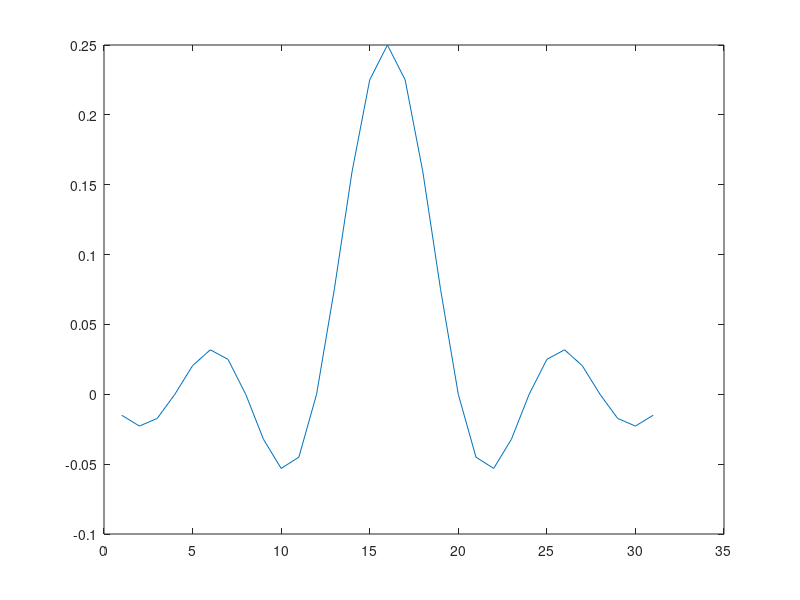
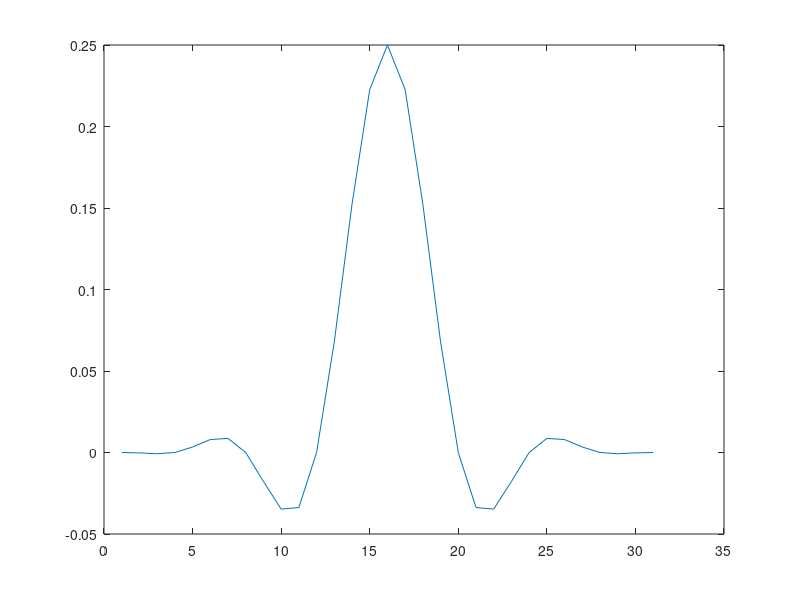
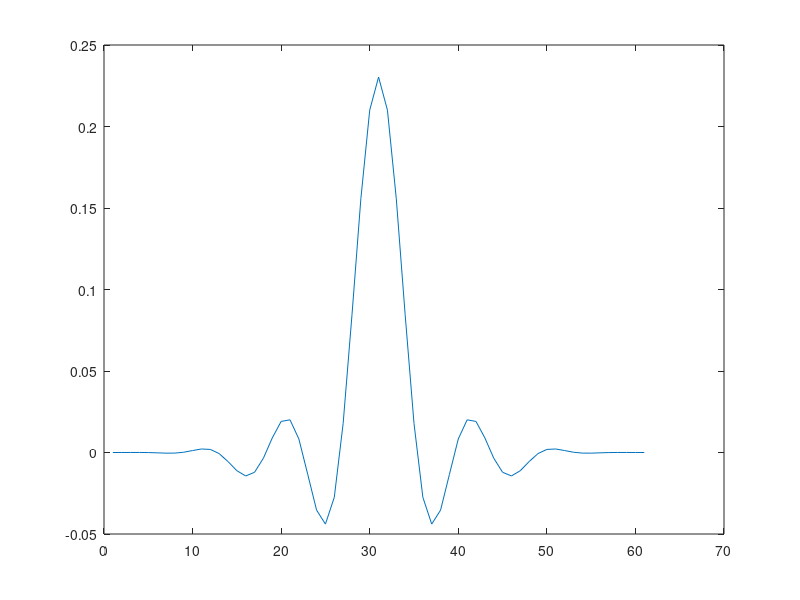
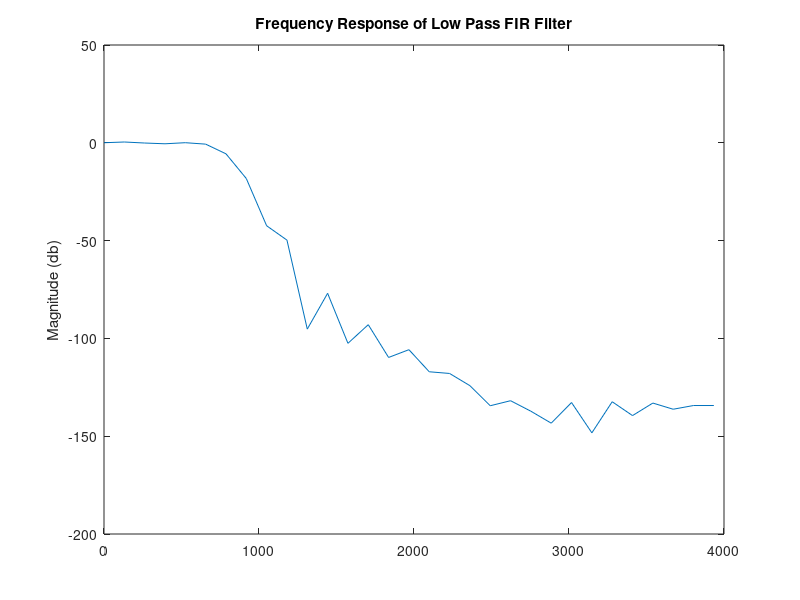

Recreate these plots in MATLAB, in order. (Note: this script raises an error after producing the figures.)
%{

	EE 368 , Lab 18 Code 
	Fred Saucedo, Johnathan Peterson
%}

M = 31; % size of uniform window 
f_s = 8000; % value of sampling frequency
k =(M+1)/2; 

%--------------------------------------------------%
%{
	Initializng the unit sample response of our ideal 
	lowpass filter. 
%}

for n=1:M; 
    if (n)~=k; 
        h(n) =sin((pi/4)*(n-k))/(pi*(n-k)); 
    else
        h(n) = 1/4; 
    end
end 
%---------------------------------------------------%

%{
	Defining our unit sample response signal (unit_sample)
	to be it's transpose to ensure proper
	multiplication of matrix. Plotting the outuput 
	of the signal
%}
%---------------------------------------------------%
unit_sample = h'; 
figure(6); 
plot(unit_sample);  
%---------------------------------------------------%

%---------------------------------------------------%
%{
	Defining our uniform window of Size M and multiplying
	trasnpose unit sample signal with a unidorm window.
%}
%---------------------------------------------------%

window=rectwin(M); 

h1 = unit_sample.*window; 
figure(1); 
plot(h1) 

%--------------------------------------------------%
%{
	Defining hanning window with Size M and multiplying
	with unit sample reponse signal "unit_sample"
%}
%--------------------------------------------------%
han = hanning(M); 
h2 = unit_sample.*han; 

figure(2); 
plot(h2); 
% -------------------------------------------------%

%--------------------------------------------------%
%{
	Convolving h1 and h2 to obtain Lowpass FIR Filter. 
	Plotting the resulting filter. 
%}

h3 = conv(h1,h2); %
figure(3);
plot(h3); 

%---------------------------------------------------%
%{
	Finding the frequency reponse of our Lowpass FIR Filter
	ussing the Fast Forier Transform. Plotting the result in 
	figure 4. 

	Note the the magnitudeof the Frquency response is plotted
	in decibels. 
%}

h3_fft = fftshift(fftshift((fft(h3)))); 
f = f_s*(0:30)/61; 
figure(4); 

plot(f,20*log10(abs(h3_fft(1:M)))); %half of out filter
title('Frequency Response of Low Pass FIR Filter'); 
ylabel('Magnitude (db)'); 

%----------------------------------------------------%

%----------------------------------------------------%
%{
	Initializing a 500Hz sine  wave signal (x1)with an
	amplitude of 1 for a total time t = .02 secs 
	sampled at the same sampling rate of Fs = 8000Hz.
%}

total_time = 0.02; 

t = 0:1/f_s:total_time; 
x1=sin(500*2*pi*t); 

%----------------------------------------------------%
%----------------------------------------------------%
%{
	Passing 500Hz sine wave signal digital filter and 
	plotting the result in figure 5. 
%}

h4 = conv(h3,x1); 
figure(5); 
plot(h4); 
%-----------------------------------------------------%
%{
	Defining "x2" to be a sine wav of 1500 Hz sampled at 
	Fs = 8000 Hz for the same duration of t = .02 secs
%}

x2 = sin(1500*2*pi*t); 

%-----------------------------------------------------%
%{
	Passing "x2" 1500 Hz sine wave signal through our 
	Lowpass FIR filter and plotting the result in 
	figure 7. 
%}

h5 = conv(h3,x2); %1500 Hz passed through filter. 
figure(7); 
plot(h5); 

%----------------------------------------------------%


%{
	Reading in Wavefile to be passed through our Lowpass
	FIR filter. Convolving the wavefile with our filter 
	and saving the result in the specified file. 
%}

[x,f_s]=wavread('C:\Users\fred_2\Dropbox\Fall 2014\School\EE 368\Labs\Lab 18\cht5.wav'); 

y=conv(h3,x); 
wavwrite(y,f_s,'C:\Users\fred_2\Dropbox\Fall 2014\School\EE 368\Labs\Lab 18\cht6.wav'); 

%------------------------------------------------------%

        
    
    